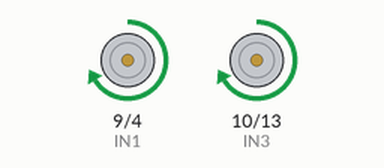
This sketch was run on a simulated Arduino Uno, built with avr-gcc and run on an emulated ATmega328P. Parts: motor-driver pin pairs drawn as motors (green arrow = first pin HIGH = forward, orange = second pin HIGH = backward, longer = more drive, scaled by the enable pin).

Above: at 1.0 s.
At 3.0 s:
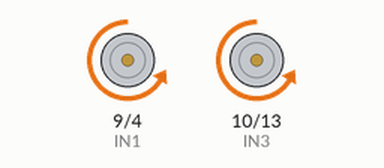
Timing chart, 0 to 5.2 s (numbered marks = the images above):
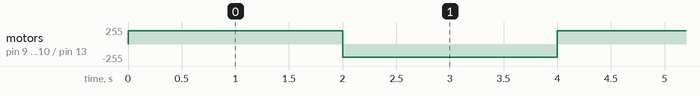

The sketch:

main.ino
```cpp
// L298N dual H-bridge. Left motors paralleled on OUT1/2, right on OUT3/4.

const int ENA = 5;   // left speed  (PWM ~)
const int IN1 = 9;   // left dir
const int IN2 = 4;   // left dir
const int IN3 = 10;  // right dir
const int IN4 = 13;  // right dir
const int ENB = 3;   // right speed (PWM ~)

// If a side spins the wrong way, flip its flag and re-upload.
const bool INV_LEFT  = false;
const bool INV_RIGHT = false;

const int SPEED = 200;  // 0-255

void side(int pwmPin, int dirA, int dirB, int speed, bool inv) {
  if (inv) speed = -speed;
  digitalWrite(dirA, speed >= 0 ? HIGH : LOW);
  digitalWrite(dirB, speed >= 0 ? LOW  : HIGH);
  analogWrite(pwmPin, constrain(abs(speed), 0, 255));
}

void drive(int left, int right) {
  side(ENA, IN1, IN2, left,  INV_LEFT);
  side(ENB, IN3, IN4, right, INV_RIGHT);
}

void setup() {
  pinMode(ENA, OUTPUT); pinMode(IN1, OUTPUT); pinMode(IN2, OUTPUT);
  pinMode(ENB, OUTPUT); pinMode(IN3, OUTPUT); pinMode(IN4, OUTPUT);
}

void loop() {
  drive(SPEED, SPEED);    // forward 2s
  delay(2000);
  drive(-SPEED, -SPEED);  // backward 2s
  delay(2000);
}
```

Measured:
- by itself, motor on pin 9 (IN1) / pin 4 (IN2), motor on pin 10 (IN3) / pin 13 (IN4): alternates forward 200/255 for 2.0 s and backward 200/255 for 2.0 s
